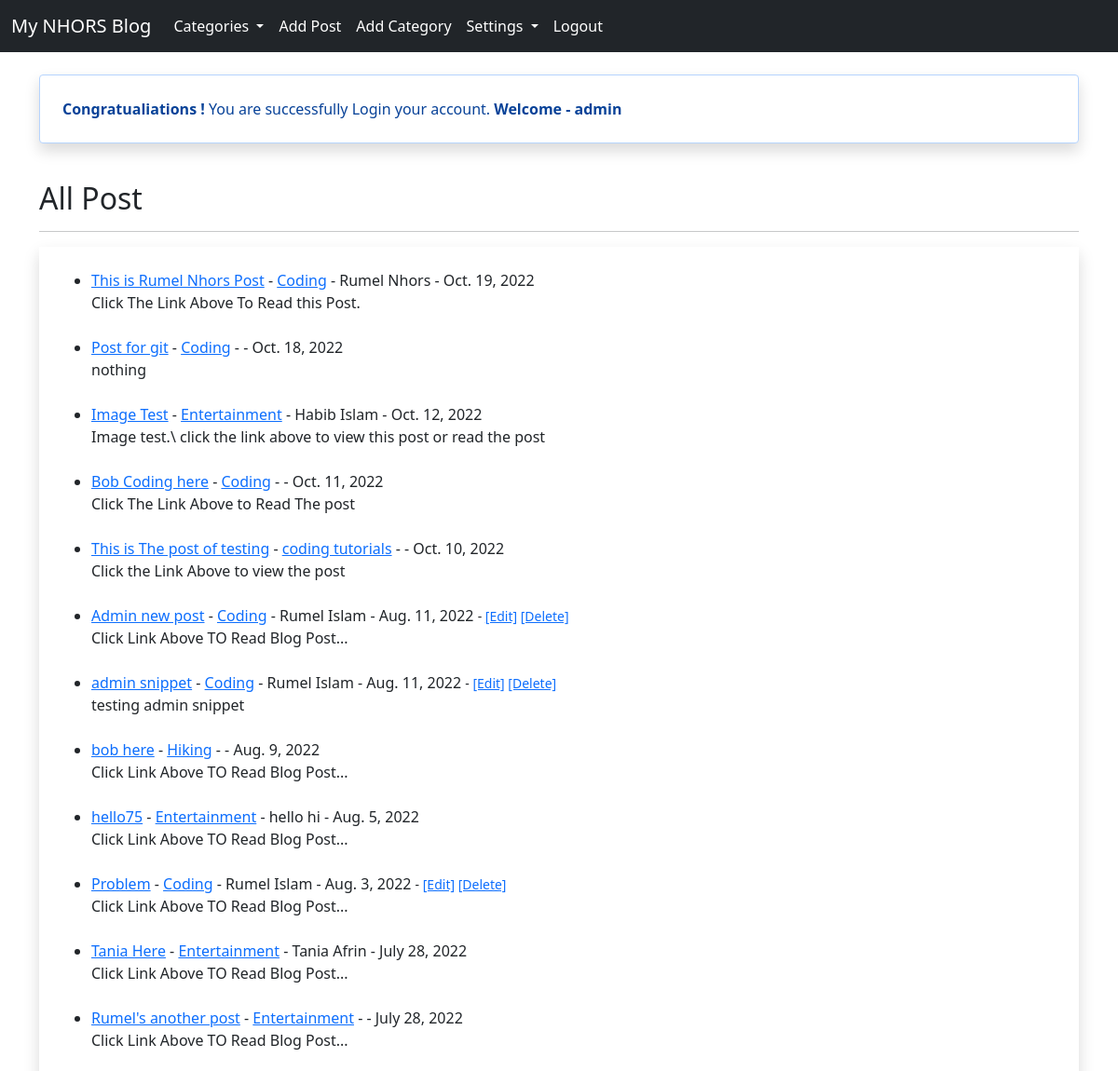
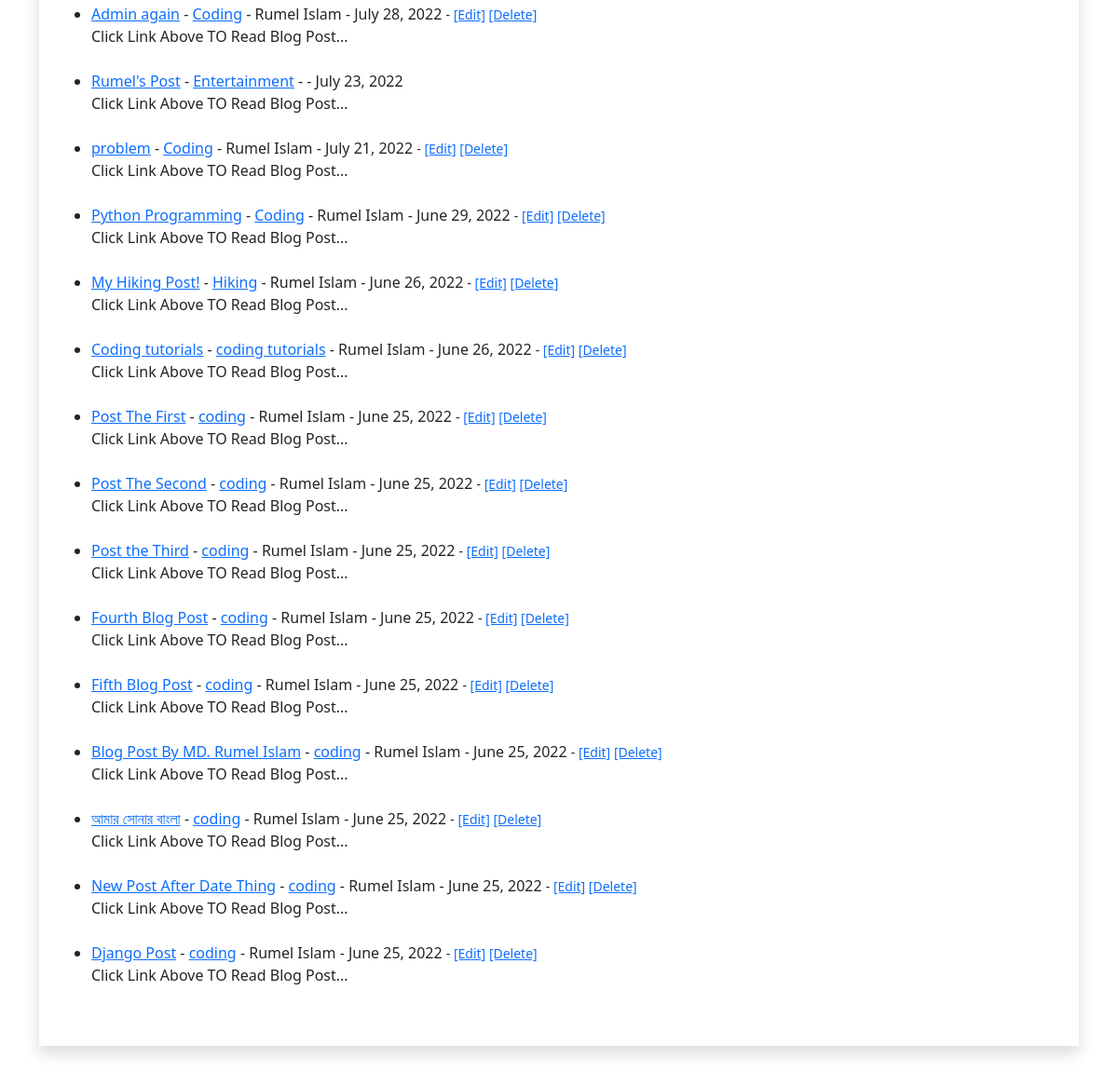
The app's page / (signed in) with its own data (2 pictures, top to bottom).
### theblog/models.py (models this page shows, shortened)
class post(models.Model):
	title = models.CharField(max_length=250)
	header_image = models.ImageField(null=True, blank=True, upload_to='images/')
	title_tag = models.CharField(max_length=200)
	author = models.ForeignKey(User, on_delete=models.CASCADE)
	body = RichTextField(blank=True, null=True)
	post_date = models.DateField(auto_now_add=True)
	category = models.CharField(max_length=250, default='coding')
	snippet = models.CharField(max_length=250)
	likes = models.ManyToManyField(User, related_name='blog_posts')

### theblog/views.py (the view)
# urls.py: path('', HomeView.as_view(), name = "home"),
class HomeView(ListView):
	model = post
	template_name = 'home.html'
	ordering = ['-post_date']
	def get_context_data(self, *args, **kwargs):
		cat_menu = Category.objects.all()
		context = super(HomeView, self).get_context_data(*args, **kwargs)
		context["cat_menu"] = cat_menu
		return context

### theblog/models.py (called while the page is built)
	def __str__(self):
		return self.name

### theblog/templates/home.html
{% extends 'base.html' %}
{% block content %}
	{% if user.is_authenticated %}
	<div class="alert alert-primary container shadow p-4 md-5 bg-body" role="alert">
 	 <strong>Congratualiations !</strong> You are successfully Login your account. <strong>Welcome - {{ user.username }}</strong>
	</div><br>
	{% endif %}
<h2>All Post</h2><hr>
<div class="container shadow p-4 md-5 bg-body">
	<ul>
		{% for post in object_list %}
		<li>
			<a href="{% url 'article-detail' post.pk %}">{{ post.title }}</a>
		 	- <a href="{% url 'category' post.category|slugify %}">{{ post.category }}</a>
		 	- {{ post.author.first_name }}
			{{ post.author.last_name }} -
			{{ post.post_date }}
			<small>
				{% if user.is_authenticated %}
					{% if user.id == post.author.id %}
						- <a href="{% url 'update_post' post.pk %}">[Edit]</a>
						<a href="{% url 'delete_post' post.pk %}">[Delete]</a>
					{% endif %}
				{% endif %}
			</small>
			<br/>
		{{ post.snippet }}
		</li><br>
		{% endfor %}
	</ul>
</div><br><br>
{% endblock %}

### records on screen
post: title "This is Rumel Nhors Post", category "Coding", author.first_name "Rumel", author.last_name "Nhors", post_date "Oct. 19, 2022", snippet "Click The Link Above To Read this Post."
post: title "Post for git", category "Coding", post_date "Oct. 18, 2022", snippet "nothing"
post: title "Image Test", category "Entertainment", author.first_name "Habib", author.last_name "Islam", post_date "Oct. 12, 2022", snippet "Image test.\\ click the link above to view this post or read the post"
post: title "Bob Coding here", category "Coding", post_date "Oct. 11, 2022", snippet "Click The Link Above to Read The post"
post: title "This is The post of testing", category "coding tutorials", post_date "Oct. 10, 2022", snippet "Click the Link Above to view the post"
post: title "Admin new post", category "Coding", author.first_name "Rumel", author.last_name "Islam", post_date "Aug. 11, 2022", shows "[Edit]", snippet "Click Link Above TO Read Blog Post..."
post: title "admin snippet", category "Coding", author.first_name "Rumel", author.last_name "Islam", post_date "Aug. 11, 2022", shows "[Edit]", snippet "testing admin snippet"
post: title "bob here", category "Hiking", post_date "Aug. 9, 2022", snippet "Click Link Above TO Read Blog Post..."
post: title "hello75", category "Entertainment", author.first_name "hello", author.last_name "hi", post_date "Aug. 5, 2022", snippet "Click Link Above TO Read Blog Post..."
post: title "Problem", category "Coding", author.first_name "Rumel", author.last_name "Islam", post_date "Aug. 3, 2022", shows "[Edit]", snippet "Click Link Above TO Read Blog Post..."
post: title "Tania Here", category "Entertainment", author.first_name "Tania", author.last_name "Afrin", post_date "July 28, 2022", snippet "Click Link Above TO Read Blog Post..."
post: title "Rumel's another post", category "Entertainment", post_date "July 28, 2022", snippet "Click Link Above TO Read Blog Post..."
post: title "Admin again", category "Coding", author.first_name "Rumel", author.last_name "Islam", post_date "July 28, 2022", shows "[Edit]", snippet "Click Link Above TO Read Blog Post..."
post: title "Rumel's Post", category "Entertainment", post_date "July 23, 2022", snippet "Click Link Above TO Read Blog Post..."
post: title "problem", category "Coding", author.first_name "Rumel", author.last_name "Islam", post_date "July 21, 2022", shows "[Edit]", snippet "Click Link Above TO Read Blog Post..."
post: title "Python Programming", category "Coding", author.first_name "Rumel", author.last_name "Islam", post_date "June 29, 2022", shows "[Edit]", snippet "Click Link Above TO Read Blog Post..."
post: title "My Hiking Post!", category "Hiking", author.first_name "Rumel", author.last_name "Islam", post_date "June 26, 2022", shows "[Edit]", snippet "Click Link Above TO Read Blog Post..."
post: title "Coding tutorials", category "coding tutorials", author.first_name "Rumel", author.last_name "Islam", post_date "June 26, 2022", shows "[Edit]", snippet "Click Link Above TO Read Blog Post..."
post: title "Post The First", category "coding", author.first_name "Rumel", author.last_name "Islam", post_date "June 25, 2022", shows "[Edit]", snippet "Click Link Above TO Read Blog Post..."
post: title "Post The Second", category "coding", author.first_name "Rumel", author.last_name "Islam", post_date "June 25, 2022", shows "[Edit]", snippet "Click Link Above TO Read Blog Post..."
post: title "Post the Third", category "coding", author.first_name "Rumel", author.last_name "Islam", post_date "June 25, 2022", shows "[Edit]", snippet "Click Link Above TO Read Blog Post..."
post: title "Fourth Blog Post", category "coding", author.first_name "Rumel", author.last_name "Islam", post_date "June 25, 2022", shows "[Edit]", snippet "Click Link Above TO Read Blog Post..."
post: title "Fifth Blog Post", category "coding", author.first_name "Rumel", author.last_name "Islam", post_date "June 25, 2022", shows "[Edit]", snippet "Click Link Above TO Read Blog Post..."
post: title "Blog Post By MD. Rumel Islam", category "coding", author.first_name "Rumel", author.last_name "Islam", post_date "June 25, 2022", shows "[Edit]", snippet "Click Link Above TO Read Blog Post..."
post: title "আমার সোনার বাংলা", category "coding", author.first_name "Rumel", author.last_name "Islam", post_date "June 25, 2022", shows "[Edit]", snippet "Click Link Above TO Read Blog Post..."
post: title "New Post After Date Thing", category "coding", author.first_name "Rumel", author.last_name "Islam", post_date "June 25, 2022", shows "[Edit]", snippet "Click Link Above TO Read Blog Post..."
post: title "Django Post", category "coding", author.first_name "Rumel", author.last_name "Islam", post_date "June 25, 2022", shows "[Edit]", snippet "Click Link Above TO Read Blog Post..."

### other values on screen
{{ user.username }} "admin"
